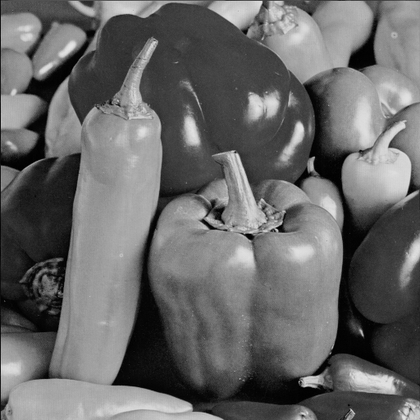
%> input picture new_QDMv2.0/Peppers.bmp, 420 x 420 px, shrunk from 512 x 512 before the run
$ octave test_2021TIP.m   (GNU Octave 9; MATLAB toolbox functions it lacks are replaced by stand-ins)
%> lines starting %> are read from the running program, lines starting %| are printed output that depends on the picture; in (x1, y1, x2, y2) boxes, pixels count from 0 and x2, y2 are one past the last pixel; in counts of white or black regions, pixels touching at a corner belong together; the program's own positions count from 1
%> further down, img is the input picture: size 420x420 uint8; min 0, max 229, mean 104.2
### new_QDMv2.0/zernike_orderlist.m
% **********************************************************************
% PQ=zernike_orderlist(ORDER)
% PQ=zernike_orderlist(ORDER, WITHNEG)
%
% Create the moment indices (oder p and repetition) satisfying the
% necessary criteria (p-|q|=even, |q|<p) up to order p=ORDER.
%
% If WITHNEG is 1, then the basis functions with negative repetition are
% included.
%
% PQ is a matrix with 2 columns (p and q).
%
% Christian Wolf, http://liris.chrs.fr/christian.wolf
%
% Permission is granted for anyone to copy, use, modify, or distribute this
% program and accompanying programs and documents for any purpose, provided
% this copyright notice is retained and prominently displayed, along with
% a note saying that the original programs are available from my web page.
%
% The programs and documents are distributed without any warranty, express
% or implied.  As the programs were written for research purposes only, they
% have not been tested to the degree that would be advisable in any
% important application.
% All use of these programs is entirely at the user's own risk.
%
% **********************************************************************

% **********************************************************************
% Change log:
% 21.12.2009 cw: -Begin
% **********************************************************************

function PQ=zernike_orderlist(ORDER, WITHNEG)
%> called with ORDER = 31, WITHNEG = 1

    if nargin<2     %判断函数输入的变量个数，如果小于2，说明WITHNEG没有输入，就置零
        WITHNEG=0;
        fprintf('WITHENG')
    end

    PQ=[];
    if WITHNEG
        for p=0:ORDER
            for q=-p:p
                if mod(abs(p-abs(q)),2)==0
                    PQ = [ PQ ; p q ];
                end
            end
        end
    else
        for p=0:ORDER
            for q=0:p
                if mod(abs(p-q),2)==0
                    PQ = [ PQ ; p q ];
                end
            end
        end
    end

### new_QDMv2.0/zernike_V.m
function [V,PQ]=zernike_V(img, Order)
PQ = zernike_orderlist(Order,1);    %求出阶数n以及满足对应关系的m
img = double(img);
img_size = size(img);       %图像大小
%> img_size = [420 420]
xstep = 2/(img_size(1)-1);  %x方向上步长
%> xstep = 0.00477
ystep = 2/(img_size(2)-1);  %y方向上步长
%> ystep = 0.00477
[x,y] = meshgrid(-1:xstep:1,-1:ystep:1);%以图像中心为原点，每个坐标到图像中心的距离，（规划到单位圆以内）
circle1 = sqrt(x.^2 + y.^2);      %每个坐标到图像中心的距离，（规划到单位圆以内）
inside = find(circle1<=1.0001);    %inside是一个列向量，代表该图像中位于单位圆内的点
%> inside = 137888 values from 208 to 176193
mask = zeros(img_size);      %创建全零的mask矩阵，用来存放该图像中位于单位圆内的点
mask(inside) = ones(size(inside));  %单位圆内的坐标标记为1，否则标记为0
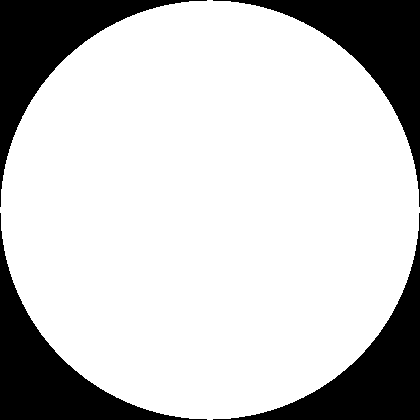
%> mask: size 420x420 double; values 0 (black) and 1 (white), 78.2% white; 4 black regions, box (x1, y1, x2, y2) and area: (0, 0, 207, 207) 9628, (213, 0, 420, 207) 9628, (0, 213, 207, 420) 9628, (213, 213, 420, 420) 9628
Z=zeros(img_size);
Z(inside)=x(inside)+1i*y(inside);
p=abs(Z);
theta=angle(Z);

V=zeros(img_size(1),img_size(2),length(PQ));
%按照公式推导，先求R，再求V，最后求A
for k=1:length(PQ)
    n=PQ(k,1);
    m=PQ(k,2);
    a=(n-abs(m))/2;b=(n+abs(m))/2;
    R=zeros(img_size);
    for s=0:a
        num=power(-1,s).*factorial(n-s)*(p.^(n-2*s));
        den=factorial(s)*factorial(b-s)*factorial(a-s);
        R=R+(num/den);
    end
    phase=m*theta;
    R(mask==0)=0;
    phase(mask==0)=0;
    V(:,:,k)=(R.*exp(1i*phase));
end
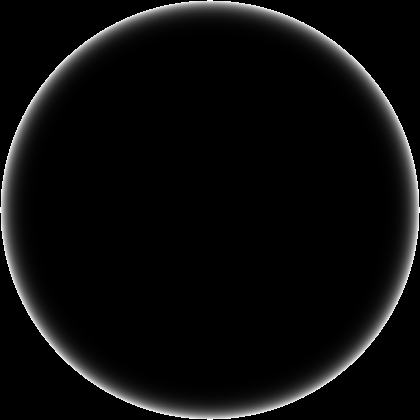
%> R: size 420x420 double; min 0, max 1, mean 0.0474; drawn with min black and max white
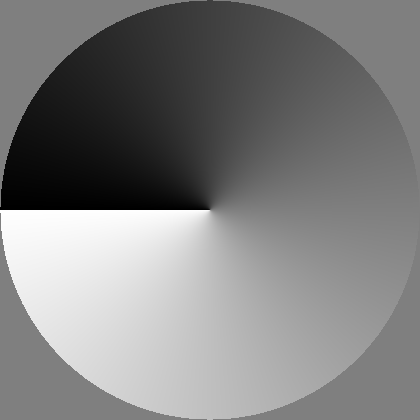
%> phase: size 420x420 double; min -97.32, max 97.32, mean 0; drawn with min black and max white

### new_QDMv2.0/zernike_A.m
function [A]=zernike_A(img, V, PQ)
img = double(img);
img_size = size(img);       %图像大小
xstep = 2/(img_size(1)-1);  %x方向上步长
ystep = 2/(img_size(2)-1);  %y方向上步长
%按照公式推导，先求R，再求V，最后求A
A=zeros(1,length(PQ));
for k=1:length(PQ)
 n=PQ(k,1);
 A(k)=((n+1)/pi*sum(sum(xstep*ystep*img.*conj(V(:,:,k)))));  %conj计算复数共扼值
end


### new_QDMv2.0/test_2021TIP.m
clear;
clc;
tic

L = 30;
watermark = randi([0,1],L,1);
% b_k = [1,1,1,0,0,0,1,0,1,0,1,0,0,0,1,0,0,1,1,1,1,0,1,1,0,1,0,0,1,1];
% watermark = b_k';
% watermark=[1,1,1,0,0,0,1,0,1,0,1,0,0,0,1,0,0,1,1,1,1,0,1,1,0,1,0,0,1,1,1,0,1,0,0,0,0,1,0,1,0,1,0,1,1,1,0,0,0,1,0,1,1,1,0,0,0,1,0,1,1,1,0,0,1,1,1,0,0,0,1,0,1,0,1,0,0,0,1,0,0,1,1,1,1,0,1,1,0,1,0,0,1,1,1,0,1,0,0,0,0,1,0,1,0,1,0,1,1,1,0,0,0,1,0,1,1,1,0,0,0,1,0,1,1,1,0,0];

img_name='Peppers.bmp';
img = imread(img_name);
% 若是彩色图像则转为灰度图像
if length(size(img)) == 3
    img = rgb2gray(img);
end
img = double(img);
figure;imshow(uint8(img));
order = 31;     %设定zernike变换的阶数
step=20;         %量化步长
T_multiply=1000;


%%
%----------------2.嵌入水印----------------
%zernike正变换，得到Anm, Vnm
[V,PQ]=zernike_V(img, order);
%> PQ = 528 rows, first 12: [0 0; 1 -1; 1 1; 2 -2; 2 0; 2 2; 3 -3; 3 -1; 3 1; 3 3; 4 -4; 4 -2]
[A]=zernike_A(img, V, PQ);
%> the loop in zernike_A, `for k=1:length(PQ)` made 528 passes
%> n on passes 1 to 3: 0, 1, 1
img_size = size(img);        %图像大小
%> img_size = [420 420]

%选择合适的zernike矩,生成zernike矩的索引
in=find(PQ(:,2)>5&PQ(:,1)>2&mod(PQ(:,2),4)~=0);
%> in = 140 values from 28 to 528
Irw=zeros(img_size);
length_watermark = length(watermark);  %水印长度
quantified_error = zeros(size(A));    %矩系数绝对值量化损失 dq
%水印的嵌入,对zernike矩的幅度值进行量化
for k=1:length_watermark
    A_enc_complex=A(in(k));
    A_enc_abs = abs(T_multiply*A_enc_complex/A(1)); %A(1)便是A00
    %选择A的整数部分进行水印嵌入，嵌入后对虚部进行恢复
    q = floor(A_enc_abs/step)*step;         %构建量化器q
    quantified_error(in(k)) = A_enc_abs - q;   %保存整数部分的量化损失
    if watermark(k)==0                  %进行量化水印嵌入
        A_embed=q+step/4;
    else
        A_embed=q+3*step/4;
    end
    Ain=find(abs(A)==abs(A_enc_complex));
    Irw=Irw+(A_embed/A_enc_abs - 1)*(A(in(k))*V(:,:,in(k))+conj(A(in(k)))*V(:,:,Ain(1)));
end
%> this loop made 30 passes
%> (A_enc_abs, q, A_embed, Ain) on passes 1 to 12: (48.45, 40, 55, [22 28]), (54.29, 40, 55, [29 36]), (46.62, 40, 45, [38 44]), (140.2, 140, 145, [47 54]), (123.1, 120, 135, [46 55]), (95.76, 80, 85, [58 64]), (130.5, 120, 135, [56 66]), (117.6, 100, 105, [69 76]), (100.1, 100, 105, [68 77]), (24.55, 20, 35, [67 78]), (52.54, 40, 55, [82 88]), (92.49, 80, 95, [80 90])
%> pass 1, `Irw=Irw+(A_embed/A_enc_abs - 1)*(A(in(k))*V(:,:,in(k))+conj(A(in(k)))*..`:
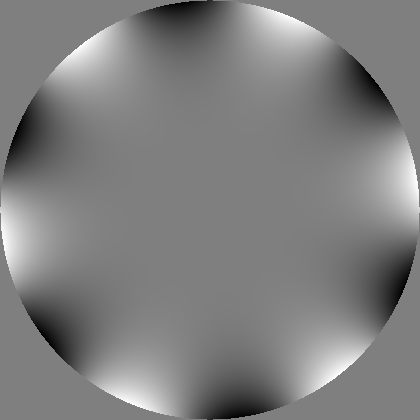
%> Irw: size 420x420 double; min -1.31, max 1.31, mean -1.61e-18; drawn with min black and max white
%> after the loop:
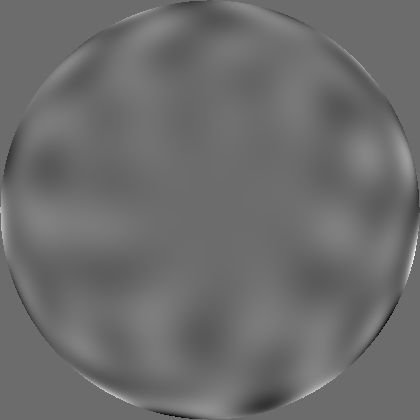
%> Irw: size 420x420 double; min -14.58, max 19.54, mean -7.44e-16; drawn with min black and max white
%> after the loop, quantified_error = 528 values, max 19.58 at index 167, min 0 at index 1, mean 0.575
%将高频成分和带有水印的低频成分加入，得到水印图像Iw
Iw=img+Irw;
%对Iw进行round处理，保证Iw为整数
Iw1=round(Iw);
figure;
imshow(uint8(Iw1));

peak_snr_wn = psnr(uint8(Iw1), uint8(img));
%> peak_snr_wn = 45.54
fprintf("peak_snr_wn:%.4f\n",peak_snr_wn);
%| peak_snr_wn:45.5425
